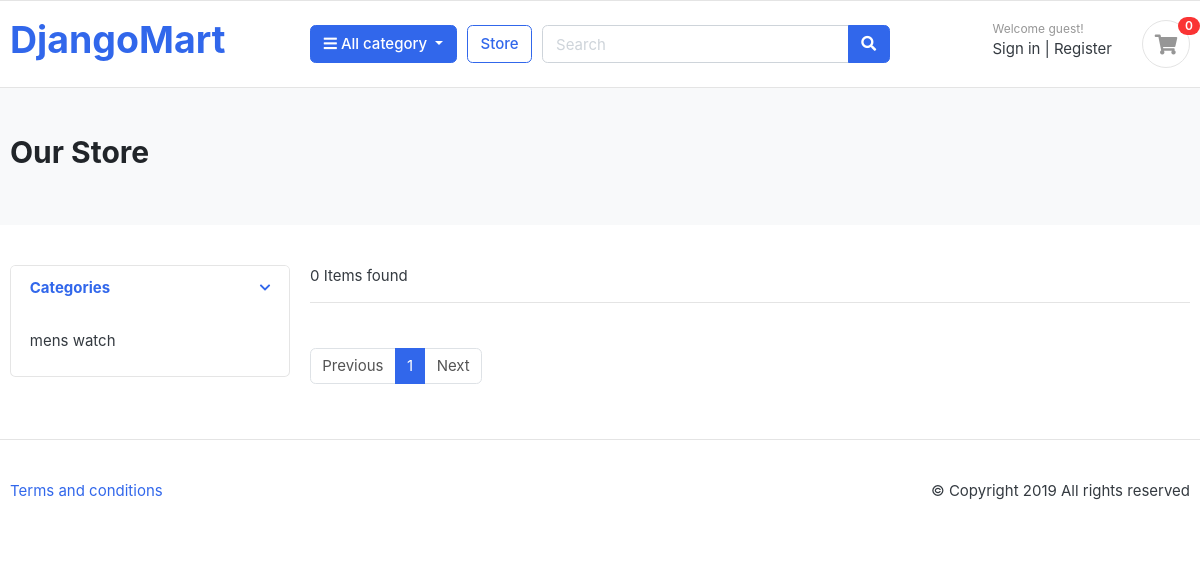
The app's page /store/, older data.
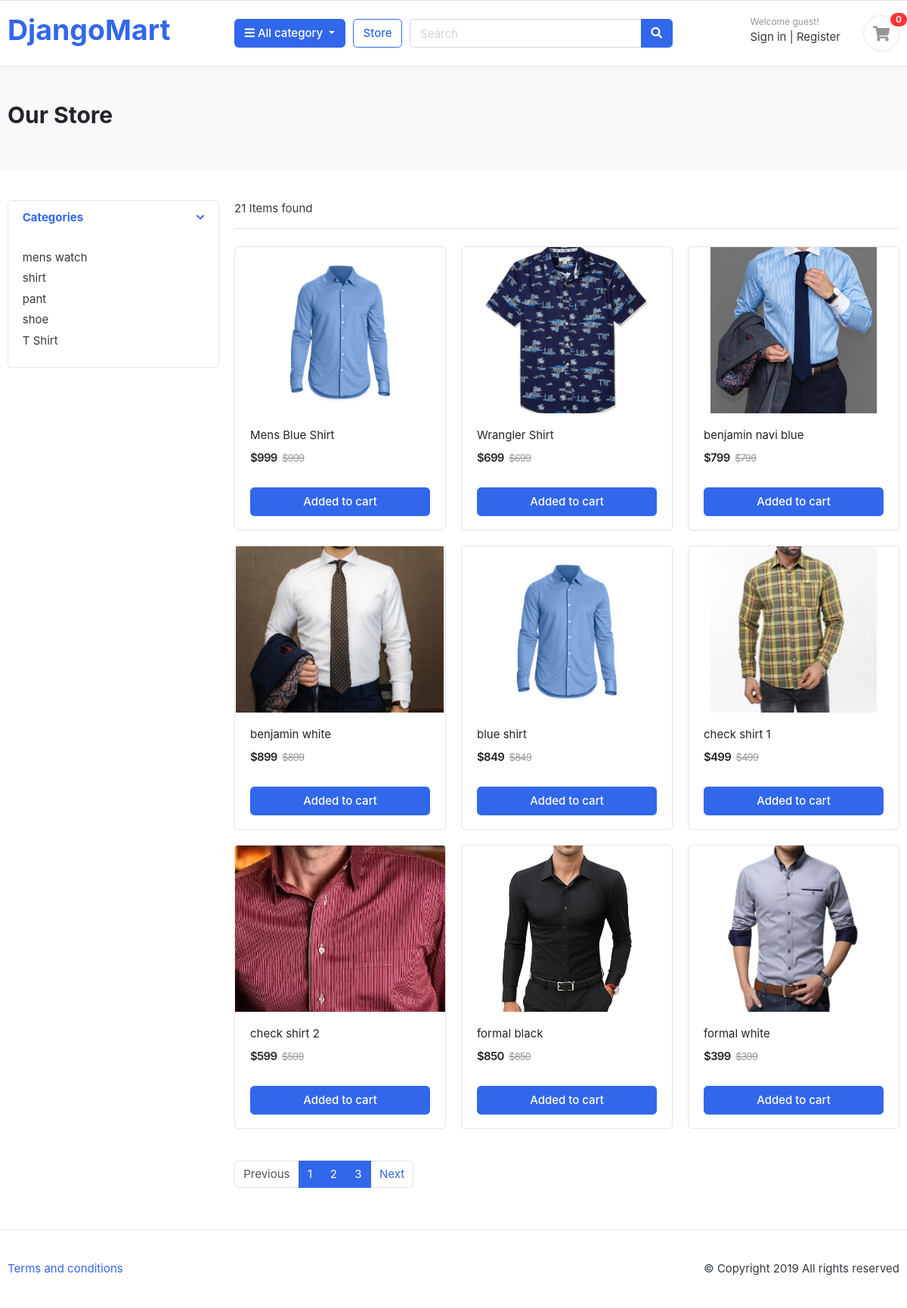
The same page, newer data.
### category/models.py (models this page shows, shortened)
class Category(models.Model) :
    category_name = models.CharField(max_length=50 , unique= True)
    slug = models.SlugField(max_length=100 , unique= True)
    description = models.TextField(max_length=255 , blank=True)
    cat_image = models.ImageField(upload_to='photos/categories' , blank=True)

class Product(models.Model) :
    product_name = models.CharField(max_length=100 , unique= True)
    slug = models.SlugField(max_length=255 , unique=True)
    description = models.TextField(max_length=500 , blank = True)
    price = models.IntegerField()
    image = models.ImageField(upload_to='photos/products')
    stock = models.IntegerField()
    is_available = models.BooleanField(default=True)
    category = models.ForeignKey(Category,on_delete=models.CASCADE)
    created_date = models.DateTimeField(auto_now_add=True)
    modified_date = models.DateTimeField(auto_now=True)

### store/views.py (the view)
# urls.py: path('store/',include('store.urls')),
def store(request , category_slug=None) :
    if category_slug :
        categorie = get_object_or_404(Category , slug = category_slug)
        product = Product.objects.filter(is_available = True , category=categorie)
        paginator = Paginator(product,3) #1 page e 3 ta product
        page = request.GET.get('page') #came from frontened
        page_number = paginator.get_page(page) #kon page e ace ; page = 2
    else :
        product = Product.objects.filter(is_available = True)
        paginator = Paginator(product, 9) # 1 page 9 products
        page = request.GET.get('page')#frontend theke nibe kon page e jabo ;
        page_number = paginator.get_page(page) #kon page number e aci ;
    category = Category.objects.all() #frontend print all category name
    context = {'products' : page_number , 'categories' : category ,'total_item' : product}
    return render(request , 'store/store.html' , context)

### store/templates/store/store.html (shortened to what this page needs)
{% extends "base.html" %}
{% load static %}
{% block navbar %}
<section class="section-pagetop bg">
<div class="container">
	<h2 class="title-page">Our Store</h2>
</div>
</section>
<section class="section-content padding-y">
<div class="container">
<div class="row">
	<aside class="col-md-3">
<div class="card">
	<article class="filter-group">
		<header class="card-header">
			<a href="#" data-toggle="collapse" data-target="#collapse_1" aria-expanded="true" class="">
				<i class="icon-control fa fa-chevron-down"></i>
				<h6 class="title">Categories</h6>
			</a>
		</header>
		<div class="filter-content collapse show" id="collapse_1" style="">
			<div class="card-body">
				<ul class="list-menu">
				{% for c in categories %}
					<li><a href="{% url 'product_by_category' c.slug %}">{{c.category_name}}  </a></li>
				{% endfor %}
				</ul>
			</div>
		</div>
	</article>
</div>
	</aside>
	<main class="col-md-9">
<header class="border-bottom mb-4 pb-3">
		<div class="form-inline">
			<span class="mr-md-auto">{{total_item|length}} Items found </span>
		</div>
</header>
<div class="row">
	{% for p in products %}
	<div class="col-md-4">
		<figure class="card card-product-grid">
			<div class="img-wrap">
				<img src="{{p.image.url}}">
			</div>
			<figcaption class="info-wrap">
				<div class="fix-height">
					<a href="{% url 'product-details' p.category.slug p.slug %}" class="title">{{p.product_name}}</a>
					<div class="price-wrap mt-2">
						<span class="price">${{p.price}}</span>
						<del class="price-old">${{p.price}}</del>
					</div>
				</div>
				<form action="post">
					<a href="{% url 'add_to_cart' p.id %}" class="btn btn-block btn-primary">Added to cart </a>
				</form>
			</figcaption>
		</figure>
	</div>
	{% endfor %}
</div>
<nav class="mt-4" aria-label="Page navigation sample">
  <ul class="pagination">
	{% if products.has_previous %}
    <li class="page-item"><a class="page-link" href="?page={{products.previous_page_number}}">Previous</a></li>
	{% else %}
	<li class="page-item disabled"><a class="page-link">Previous</a></li>
	{% endif %}
	{% for i in products.paginator.page_range %}
	   <li class="page-item active"><a class="page-link" href="?page={{i}}">{{i}}</a></li>
	{% endfor %}
	{% if products.has_next %}
    <li class="page-item"><a class="page-link" href="?page={{products.next_page_number}}">Next</a></li>
    {% else %}
	<li class="page-item disabled"><a class="page-link" >Next</a></li>
	{% endif %}
</ul>
</nav>
	</main>
</div>
</div>
</section>
{% endblock navbar %}

### templates/base.html (shortened to what this page needs)
<!DOCTYPE html>
{% load static %}
<html lang="en">
  <head>
    <link href="{% static 'css/bootstrap.css' %}" rel="stylesheet" type="text/css" />
    <link
      href="{% static 'fonts/fontawesome/css/all.min.css' %}"
      type="text/css"
      rel="stylesheet"
    />
    <link href="{% static 'css/ui.css' %}" rel="stylesheet" type="text/css" />
    <link
      href="{% static 'css/responsive.css' %}"
      rel="stylesheet"
      media="only screen and (max-width: 1200px)"
    />
  </head>
  <body>
    <header class="section-header">
      <section class="header-main border-bottom">
        <div class="container">
          <div class="row align-items-center">
            <div class="col-md-3 col-6">
              <a href="{% url 'home' %}" class="brand-wrap">
                <h1>DjangoMart</h1>
              </a>
            </div>
            <div class="col-lg col-sm col-md col-6 flex-grow-0">
              <div class="category-wrap dropdown d-inline-block float-right">
                <button
                  type="button"
                  class="btn btn-primary dropdown-toggle"
                  data-toggle="dropdown"
                >
                  <i class="fa fa-bars"></i> All category
                </button>
              </div>
            </div>
            <a href="{% url 'store' %}" class="btn btn-outline-primary">Store</a>
            <div class="col-lg col-md-6 col-sm-12 col">
              <form action="#" class="search">
                <div class="input-group w-100">
                  <input
                    type="text"
                    class="form-control"
                    style="width: 60%"
                    placeholder="Search"
                  />
                  <div class="input-group-append">
                    <button class="btn btn-primary" type="submit">
                      <i class="fa fa-search"></i>
                    </button>
                  </div>
                </div>
              </form>
            </div>
            <div class="col-lg-3 col-sm-6 col-8 order-2 order-lg-3">
              <div class="d-flex justify-content-end mb-3 mb-lg-0">
                <div class="widget-header">
                  <small class="title text-muted">Welcome guest!</small>
                  <div>
                    <a href="{% url 'signin' %}">Sign in</a>
                    <span class="dark-transp"> | </span>
                    <a href="{% url 'register' %}"> Register</a>
                  </div>
                </div>
                <a href="{% url 'cart' %}" class="widget-header pl-3 ml-3">
                  <div class="icon icon-sm rounded-circle border">
                    <i class="fa fa-shopping-cart"></i>
                  </div>
                  <span class="badge badge-pill badge-danger notify">0</span>
                </a>
              </div>
            </div>
          </div>
        </div>
      </section>
    </header>
{% block navbar %}
{% endblock navbar %}
    <footer class="section-footer border-top padding-y">
        <div class="container">
          <p class="float-md-right">&copy Copyright 2019 All rights reserved</p>
          <p>
            <a href="#">Terms and conditions</a>
          </p>
        </div>
      </footer>

### static/css/ui.css (style rules this page uses)
html { font-family: "Inter", sans-serif; font-size: 15px; }
.img-wrap { text-align: center; display: block; }
.img-wrap img { max-width: 100%; }
.price-wrap { letter-spacing: -0.7px; }
.icon-xs, .icon-sm, .icon-md, .icon-lg { display: inline-block; text-align: center; flex-shrink: 0; flex-grow: 0; }
.icon-sm { width: 48px; height: 48px; line-height: 48px !important; font-size: 20px; }
.padding-y { padding-top: 40px; padding-bottom: 40px; }
figure { margin-bottom: 0; }
article:after, .form-group:after { display: block; clear: both; content: ""; }
.bg { background-color: #f8f9fa; }
.title-page { color: #212529; }
p:last-child { margin-bottom: 0; }
.header-main { position: relative; padding-top: 1rem; padding-bottom: 1rem; }
.widget-header { display: inline-block; vertical-align: middle; position: relative; }
.widget-header a { color: #343a40; }
.widget-header i { color: #969696; }
.widget-header .title { display: block; }
.widget-header .notify { position: absolute; top: -3px; right: -10px; }
[class*=list-] li:after { visibility: hidden; display: block; content: ""; overflow: hidden; height: 0; clear: both; }
.list-menu { list-style: none; margin: 0; padding-left: 0; }
.list-menu li { margin-bottom: 5px; }
.list-menu a { color: #343a40; }
[class*=card-product] a.title { color: #212529; display: block; }
[class*=card-product] .img-wrap { overflow: hidden; position: relative; }
[class*=card-product] .img-wrap img { height: 100%; max-width: 100%; width: auto; display: inline-block; -o-object-fit: cover; object-fit: cover; }
.card-product-grid { margin-bottom: 20px; }
.card-product-grid .img-wrap { border-radius: 0.2rem 0.2rem 0 0; height: 220px; }
.card-product-grid .info-wrap { overflow: hidden; padding: 18px 20px; }
.card-product-grid .fix-height { height: 80px; overflow: hidden; }
.card .img-wrap { overflow: hidden; }
.notify { position: absolute; top: -4px; right: -10px; display: inline-block; padding: 0.25em 0.6em; font-size: 12px; line-height: 1; text-align: center; border-radius: 3rem; color: #fff; background-color: #fa3434; }
.price { font-weight: 600; color: #212529; }
.price-old { color: #969696; margin-left: 3px; font-size: 85%; }
.icon-control { margin-top: 5px; float: right; font-size: 80%; }
.card-header .title { margin-bottom: 0; line-height: 1.5; }
.filter-group { border-bottom: 1px solid #e4e4e4; }
.filter-group .card-header { border-bottom: 0; }
.filter-group:last-child { border-bottom: 0; }
.section-pagetop { padding: 45px 0; }

Row changes from the older to the newer data that the page shows:
added Category: category_name "shirt"
added Category: category_name "pant"
added Category: category_name "shoe"
added Category: category_name "T Shirt"
added Product: image (picture), product_name "Mens Blue Shirt", price "999"
added Product: image (picture), product_name "Wrangler Shirt", price "699"
added Product: image (picture), product_name "benjamin navi blue", price "799"
added Product: image (picture), product_name "benjamin white", price "899"
added Product: image (picture), product_name "blue shirt", price "849"
added Product: image (picture), product_name "check shirt 1", price "499"
added Product: image (picture), product_name "check shirt 2", price "599"
added Product: image (picture), product_name "formal black", price "850"
added Product: image (picture), product_name "formal white", price "399"
Text that changed along with them:
{{ total_item|length }}: "0" → "21"
new list line: "2"
new list line: "3"
